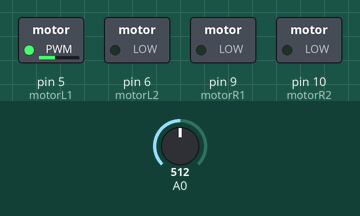
The sketch below on a simulated Arduino Uno, built with avr-gcc and run on an emulated ATmega328P. On the bench: switched loads named in the sketch (green lamp = pin HIGH). Inputs (shaded band) come from the test bench; at power-on: A0 = 512. What the sketch prints to the serial monitor is not drawn.

Above: at 0.1 s.
Timing chart, 0 to 1.6 s (numbered marks = the images above):
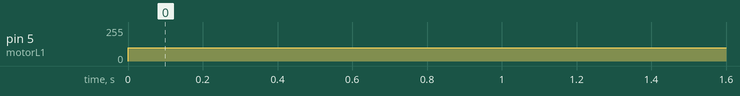

The sketch:

Original.ino
```cpp
// C++ code
//
int maxLeft = 378;
int maxRight = 302;
int range = maxLeft-maxRight;
int midpoint = maxRight+(range/2);

int motorL1 = 5;
int motorL2 = 6;
int motorR1 = 9;
int motorR2 = 10;
//int enL = 13;
//int enR = 12;
int speedMultiplier = 1;
int speed=0;
int deadzone = 5;

void setup()
{
  Serial.begin(9600);
  pinMode(A0, INPUT);
  pinMode(motorL1, OUTPUT);
  pinMode(motorL2, OUTPUT);
  pinMode(motorR1, OUTPUT);
  pinMode(motorR2, OUTPUT);
}

void loop()
{
  //Serial.println(analogRead(A0));
  speed = abs(midpoint-analogRead(A0))*speedMultiplier;
  /*if (analogRead(A0) < midpoint-deadzone) {
    //forward

    //digitalWrite(enL, HIGH);
    //digitalWrite(enR, HIGH);

    analogWrite(motorL1, speed);
    analogWrite(motorR1, speed);
    analogWrite(motorL2, 0);
    analogWrite(motorR2, 0);
  } else if(analogRead(A0) > midpoint+deadzone) {
    //backwards

    //digitalWrite(enL, HIGH);
    //digitalWrite(enR, HIGH);

    analogWrite(motorL1, 0);
    analogWrite(motorR1, 0);
    analogWrite(motorL2, speed);
    analogWrite(motorR2, speed);

  } else {
    //enable the brakes in the deadzone
    speed=0;
    analogWrite(motorL1, 0);
    analogWrite(motorR1, 0);
    analogWrite(motorL2, 0);
    analogWrite(motorR2, 0);

    //digitalWrite(enL, LOW);
    //digitalWrite(enR, LOW);

  }*/
  analogWrite(motorL1, 100);
  Serial.println(speed);
  delay(10); // Delay a little bit to improve simulation performance
}
```

Measured:
- by itself, pin 5 (motorL1): 0/255 → 100/255 at 0.00 s
